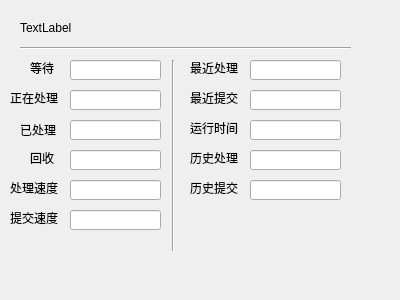
<?xml version="1.0" encoding="UTF-8"?>
<ui version="4.0">
 <class>CMDEngineGeneralDialog</class>
 <widget class="QDialog" name="CMDEngineGeneralDialog">
  <property name="geometry">
   <rect>
    <x>0</x>
    <y>0</y>
    <width>400</width>
    <height>300</height>
   </rect>
  </property>
  <property name="windowTitle">
   <string>Dialog</string>
  </property>
  <widget class="QLineEdit" name="processedLineEdit">
   <property name="geometry">
    <rect>
     <x>70</x>
     <y>120</y>
     <width>91</width>
     <height>20</height>
    </rect>
   </property>
   <property name="readOnly">
    <bool>true</bool>
   </property>
  </widget>
  <widget class="QLabel" name="label">
   <property name="geometry">
    <rect>
     <x>30</x>
     <y>60</y>
     <width>31</width>
     <height>16</height>
    </rect>
   </property>
   <property name="text">
    <string>等待</string>
   </property>
  </widget>
  <widget class="QLabel" name="label_6">
   <property name="geometry">
    <rect>
     <x>190</x>
     <y>120</y>
     <width>50</width>
     <height>16</height>
    </rect>
   </property>
   <property name="text">
    <string>运行时间</string>
   </property>
  </widget>
  <widget class="QLabel" name="label_5">
   <property name="geometry">
    <rect>
     <x>190</x>
     <y>60</y>
     <width>50</width>
     <height>16</height>
    </rect>
   </property>
   <property name="text">
    <string>最近处理</string>
   </property>
  </widget>
  <widget class="QLineEdit" name="processSpeedLineEdit">
   <property name="geometry">
    <rect>
     <x>70</x>
     <y>180</y>
     <width>91</width>
     <height>20</height>
    </rect>
   </property>
   <property name="readOnly">
    <bool>true</bool>
   </property>
  </widget>
  <widget class="QLineEdit" name="recycleLineEdit">
   <property name="geometry">
    <rect>
     <x>70</x>
     <y>150</y>
     <width>91</width>
     <height>20</height>
    </rect>
   </property>
   <property name="readOnly">
    <bool>true</bool>
   </property>
  </widget>
  <widget class="QLabel" name="label_2">
   <property name="geometry">
    <rect>
     <x>10</x>
     <y>90</y>
     <width>50</width>
     <height>16</height>
    </rect>
   </property>
   <property name="text">
    <string>正在处理</string>
   </property>
  </widget>
  <widget class="QLineEdit" name="totalProcessedLineEdit">
   <property name="geometry">
    <rect>
     <x>250</x>
     <y>60</y>
     <width>91</width>
     <height>20</height>
    </rect>
   </property>
   <property name="readOnly">
    <bool>true</bool>
   </property>
  </widget>
  <widget class="QLineEdit" name="totalTimeLineEdit">
   <property name="geometry">
    <rect>
     <x>250</x>
     <y>120</y>
     <width>91</width>
     <height>20</height>
    </rect>
   </property>
   <property name="readOnly">
    <bool>true</bool>
   </property>
  </widget>
  <widget class="Line" name="line_2">
   <property name="geometry">
    <rect>
     <x>163</x>
     <y>60</y>
     <width>20</width>
     <height>191</height>
    </rect>
   </property>
   <property name="orientation">
    <enum>Qt::Vertical</enum>
   </property>
  </widget>
  <widget class="QLabel" name="label_9">
   <property name="geometry">
    <rect>
     <x>190</x>
     <y>90</y>
     <width>50</width>
     <height>16</height>
    </rect>
   </property>
   <property name="text">
    <string>最近提交</string>
   </property>
  </widget>
  <widget class="QLineEdit" name="watingLineEdit">
   <property name="geometry">
    <rect>
     <x>70</x>
     <y>60</y>
     <width>91</width>
     <height>20</height>
    </rect>
   </property>
   <property name="readOnly">
    <bool>true</bool>
   </property>
  </widget>
  <widget class="Line" name="line">
   <property name="geometry">
    <rect>
     <x>20</x>
     <y>40</y>
     <width>331</width>
     <height>16</height>
    </rect>
   </property>
   <property name="orientation">
    <enum>Qt::Horizontal</enum>
   </property>
  </widget>
  <widget class="QLabel" name="label_8">
   <property name="geometry">
    <rect>
     <x>10</x>
     <y>210</y>
     <width>60</width>
     <height>16</height>
    </rect>
   </property>
   <property name="text">
    <string>提交速度</string>
   </property>
  </widget>
  <widget class="QLabel" name="label_7">
   <property name="geometry">
    <rect>
     <x>10</x>
     <y>180</y>
     <width>50</width>
     <height>16</height>
    </rect>
   </property>
   <property name="text">
    <string>处理速度</string>
   </property>
  </widget>
  <widget class="QLabel" name="label_4">
   <property name="geometry">
    <rect>
     <x>30</x>
     <y>150</y>
     <width>31</width>
     <height>16</height>
    </rect>
   </property>
   <property name="text">
    <string>回收</string>
   </property>
  </widget>
  <widget class="QLabel" name="label_3">
   <property name="geometry">
    <rect>
     <x>20</x>
     <y>120</y>
     <width>41</width>
     <height>20</height>
    </rect>
   </property>
   <property name="text">
    <string>已处理</string>
   </property>
  </widget>
  <widget class="QLineEdit" name="totalSubmitLineEdit">
   <property name="geometry">
    <rect>
     <x>250</x>
     <y>90</y>
     <width>91</width>
     <height>20</height>
    </rect>
   </property>
   <property name="readOnly">
    <bool>true</bool>
   </property>
  </widget>
  <widget class="QLineEdit" name="submitSpeedLineEdit">
   <property name="geometry">
    <rect>
     <x>70</x>
     <y>210</y>
     <width>91</width>
     <height>20</height>
    </rect>
   </property>
   <property name="readOnly">
    <bool>true</bool>
   </property>
  </widget>
  <widget class="QLineEdit" name="processingLineEdit">
   <property name="geometry">
    <rect>
     <x>70</x>
     <y>90</y>
     <width>91</width>
     <height>20</height>
    </rect>
   </property>
   <property name="readOnly">
    <bool>true</bool>
   </property>
  </widget>
  <widget class="QLabel" name="engineCommentLabel">
   <property name="enabled">
    <bool>true</bool>
   </property>
   <property name="geometry">
    <rect>
     <x>20</x>
     <y>20</y>
     <width>331</width>
     <height>16</height>
    </rect>
   </property>
   <property name="text">
    <string>TextLabel</string>
   </property>
  </widget>
  <widget class="QLineEdit" name="totalProcessedHistoryLineEdit">
   <property name="geometry">
    <rect>
     <x>250</x>
     <y>150</y>
     <width>91</width>
     <height>20</height>
    </rect>
   </property>
   <property name="readOnly">
    <bool>true</bool>
   </property>
  </widget>
  <widget class="QLabel" name="label_10">
   <property name="geometry">
    <rect>
     <x>190</x>
     <y>150</y>
     <width>50</width>
     <height>16</height>
    </rect>
   </property>
   <property name="text">
    <string>历史处理</string>
   </property>
  </widget>
  <widget class="QLabel" name="label_11">
   <property name="geometry">
    <rect>
     <x>190</x>
     <y>180</y>
     <width>50</width>
     <height>16</height>
    </rect>
   </property>
   <property name="text">
    <string>历史提交</string>
   </property>
  </widget>
  <widget class="QLineEdit" name="totalSubmitHistoryLineEdit">
   <property name="geometry">
    <rect>
     <x>250</x>
     <y>180</y>
     <width>91</width>
     <height>20</height>
    </rect>
   </property>
   <property name="readOnly">
    <bool>true</bool>
   </property>
  </widget>
 </widget>
 <resources/>
 <connections/>
</ui>
